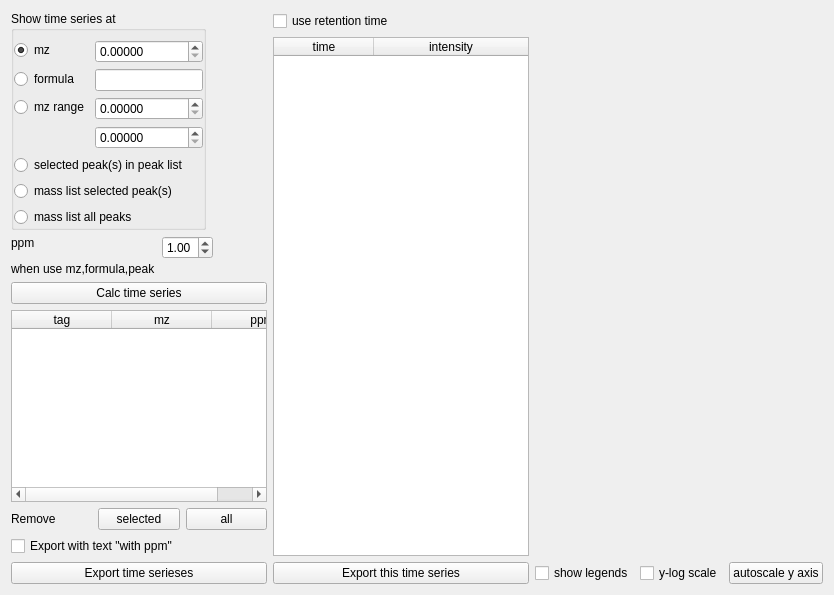
       <widget class="QWidget" name="timeSeriesTab">
        <attribute name="title">
         <string>Time series</string>
        </attribute>
        <layout class="QHBoxLayout" name="horizontalLayout_7">
         <item>
          <layout class="QVBoxLayout" name="verticalLayout_17">
           <item>
            <widget class="QGroupBox" name="groupBox_2">
             <property name="sizePolicy">
              <sizepolicy hsizetype="Maximum" vsizetype="Maximum">
               <horstretch>0</horstretch>
               <verstretch>0</verstretch>
              </sizepolicy>
             </property>
             <property name="maximumSize">
              <size>
               <width>16777215</width>
               <height>16777215</height>
              </size>
             </property>
             <property name="title">
              <string>Show time series at</string>
             </property>
             <layout class="QFormLayout" name="formLayout_2">
              <property name="leftMargin">
               <number>0</number>
              </property>
              <property name="rightMargin">
               <number>0</number>
              </property>
              <property name="bottomMargin">
               <number>0</number>
              </property>
              <item row="2" column="0">
               <widget class="QRadioButton" name="timeSeriesMzRadioButton">
                <property name="text">
                 <string>mz</string>
                </property>
                <property name="checked">
                 <bool>true</bool>
                </property>
               </widget>
              </item>
              <item row="5" column="0">
               <widget class="QRadioButton" name="timeSeriesFormulaRadioButton">
                <property name="text">
                 <string>formula</string>
                </property>
               </widget>
              </item>
              <item row="7" column="1">
               <widget class="QDoubleSpinBox" name="timeSeriesMzRangeRDoubleSpinBox">
                <property name="sizePolicy">
                 <sizepolicy hsizetype="Preferred" vsizetype="Fixed">
                  <horstretch>0</horstretch>
                  <verstretch>0</verstretch>
                 </sizepolicy>
                </property>
                <property name="decimals">
                 <number>5</number>
                </property>
                <property name="maximum">
                 <double>999.990000000000009</double>
                </property>
               </widget>
              </item>
              <item row="6" column="1">
               <widget class="QDoubleSpinBox" name="timeSeriesMzRangeLDoubleSpinBox">
                <property name="sizePolicy">
                 <sizepolicy hsizetype="Preferred" vsizetype="Fixed">
                  <horstretch>0</horstretch>
                  <verstretch>0</verstretch>
                 </sizepolicy>
                </property>
                <property name="decimals">
                 <number>5</number>
                </property>
                <property name="maximum">
                 <double>999.990000000000009</double>
                </property>
               </widget>
              </item>
              <item row="6" column="0">
               <widget class="QRadioButton" name="timeSeriesMzRangeRadioButton">
                <property name="text">
                 <string>mz range</string>
                </property>
               </widget>
              </item>
              <item row="2" column="1">
               <widget class="QDoubleSpinBox" name="timeSeriesMzDoubleSpinBox">
                <property name="sizePolicy">
                 <sizepolicy hsizetype="Preferred" vsizetype="Fixed">
                  <horstretch>0</horstretch>
                  <verstretch>0</verstretch>
                 </sizepolicy>
                </property>
                <property name="decimals">
                 <number>5</number>
                </property>
                <property name="maximum">
                 <double>999.990000000000009</double>
                </property>
               </widget>
              </item>
              <item row="5" column="1">
               <widget class="QLineEdit" name="timeSeriesFormulaLineEdit">
                <property name="sizePolicy">
                 <sizepolicy hsizetype="Preferred" vsizetype="Fixed">
                  <horstretch>0</horstretch>
                  <verstretch>0</verstretch>
                 </sizepolicy>
                </property>
               </widget>
              </item>
              <item row="9" column="0" colspan="2">
               <widget class="QRadioButton" name="timeSeriesSelectedMassListRadioButton">
                <property name="text">
                 <string>mass list selected peak(s)</string>
                </property>
                <property name="checked">
                 <bool>false</bool>
                </property>
               </widget>
              </item>
              <item row="10" column="0" colspan="2">
               <widget class="QRadioButton" name="timeSeriesMassListRadioButton">
                <property name="text">
                 <string>mass list all peaks</string>
                </property>
               </widget>
              </item>
              <item row="8" column="0" colspan="2">
               <widget class="QRadioButton" name="timeSeriesSelectedPeaksRadioButton">
                <property name="text">
                 <string>selected peak(s) in peak list</string>
                </property>
               </widget>
              </item>
             </layout>
            </widget>
           </item>
           <item>
            <layout class="QFormLayout" name="formLayout_4">
             <item row="0" column="0">
              <widget class="QLabel" name="label_22">
               <property name="text">
                <string>&lt;html&gt;&lt;head/&gt;&lt;body&gt;&lt;p&gt;ppm&lt;/p&gt;&lt;p&gt;when use mz,formula,peak&lt;/p&gt;&lt;/body&gt;&lt;/html&gt;</string>
               </property>
              </widget>
             </item>
             <item row="0" column="1">
              <widget class="QDoubleSpinBox" name="timeSeriesPpmDoubleSpinBox">
               <property name="sizePolicy">
                <sizepolicy hsizetype="Maximum" vsizetype="Fixed">
                 <horstretch>0</horstretch>
                 <verstretch>0</verstretch>
                </sizepolicy>
               </property>
               <property name="minimum">
                <double>0.010000000000000</double>
               </property>
               <property name="maximum">
                <double>9.990000000000000</double>
               </property>
               <property name="value">
                <double>1.000000000000000</double>
               </property>
              </widget>
             </item>
            </layout>
           </item>
           <item>
            <widget class="QPushButton" name="timeSeriesCalcPushButton">
             <property name="sizePolicy">
              <sizepolicy hsizetype="Preferred" vsizetype="Fixed">
               <horstretch>0</horstretch>
               <verstretch>0</verstretch>
              </sizepolicy>
             </property>
             <property name="text">
              <string>Calc time series</string>
             </property>
            </widget>
           </item>
           <item>
            <widget class="QTableWidget" name="timeSeriesesTableWidget">
             <property name="sizePolicy">
              <sizepolicy hsizetype="Preferred" vsizetype="Expanding">
               <horstretch>0</horstretch>
               <verstretch>0</verstretch>
              </sizepolicy>
             </property>
             <property name="sizeAdjustPolicy">
              <enum>QAbstractScrollArea::AdjustIgnored</enum>
             </property>
             <property name="editTriggers">
              <set>QAbstractItemView::NoEditTriggers</set>
             </property>
             <property name="horizontalScrollMode">
              <enum>QAbstractItemView::ScrollPerPixel</enum>
             </property>
             <attribute name="horizontalHeaderStretchLastSection">
              <bool>true</bool>
             </attribute>
             <column>
              <property name="text">
               <string>tag</string>
              </property>
             </column>
             <column>
              <property name="text">
               <string>mz</string>
              </property>
             </column>
             <column>
              <property name="text">
               <string>ppm</string>
              </property>
             </column>
            </widget>
           </item>
           <item>
            <layout class="QHBoxLayout" name="horizontalLayout_16">
             <item>
              <widget class="QLabel" name="label_23">
               <property name="text">
                <string>Remove</string>
               </property>
              </widget>
             </item>
             <item>
              <widget class="QPushButton" name="timeSeriesRemoveSelectedPushButton">
               <property name="text">
                <string>selected</string>
               </property>
              </widget>
             </item>
             <item>
              <widget class="QPushButton" name="timeSeriesRemoveAllPushButton">
               <property name="text">
                <string>all</string>
               </property>
              </widget>
             </item>
            </layout>
           </item>
           <item>
            <widget class="QCheckBox" name="timeSeriesesExportWithPpmCheckBox">
             <property name="text">
              <string>Export with text &quot;with ppm&quot;</string>
             </property>
            </widget>
           </item>
           <item>
            <widget class="QPushButton" name="timeSeriesesExportPushButton">
             <property name="sizePolicy">
              <sizepolicy hsizetype="Preferred" vsizetype="Fixed">
               <horstretch>0</horstretch>
               <verstretch>0</verstretch>
              </sizepolicy>
             </property>
             <property name="text">
              <string>Export time serieses</string>
             </property>
            </widget>
           </item>
          </layout>
         </item>
         <item>
          <layout class="QVBoxLayout" name="verticalLayout_15">
           <item>
            <widget class="QCheckBox" name="timeSeriesUseRetentionTimeCheckBox">
             <property name="text">
              <string>use retention time</string>
             </property>
            </widget>
           </item>
           <item>
            <widget class="QTableWidget" name="timeSeriesTableWidget">
             <property name="sizePolicy">
              <sizepolicy hsizetype="Preferred" vsizetype="Expanding">
               <horstretch>0</horstretch>
               <verstretch>0</verstretch>
              </sizepolicy>
             </property>
             <property name="minimumSize">
              <size>
               <width>200</width>
               <height>0</height>
              </size>
             </property>
             <property name="editTriggers">
              <set>QAbstractItemView::NoEditTriggers</set>
             </property>
             <property name="verticalScrollMode">
              <enum>QAbstractItemView::ScrollPerItem</enum>
             </property>
             <property name="horizontalScrollMode">
              <enum>QAbstractItemView::ScrollPerPixel</enum>
             </property>
             <attribute name="horizontalHeaderStretchLastSection">
              <bool>true</bool>
             </attribute>
             <column>
              <property name="text">
               <string>time</string>
              </property>
             </column>
             <column>
              <property name="text">
               <string>intensity</string>
              </property>
             </column>
            </widget>
           </item>
           <item>
            <widget class="QPushButton" name="timeSeriesExportPushButton">
             <property name="text">
              <string>Export this time series</string>
             </property>
            </widget>
           </item>
          </layout>
         </item>
         <item>
          <layout class="QVBoxLayout" name="verticalLayout_18">
           <item>
            <widget class="QWidget" name="timeSeriesWidget" native="true">
             <property name="sizePolicy">
              <sizepolicy hsizetype="Expanding" vsizetype="Expanding">
               <horstretch>0</horstretch>
               <verstretch>0</verstretch>
              </sizepolicy>
             </property>
            </widget>
           </item>
           <item>
            <layout class="QHBoxLayout" name="horizontalLayout_24">
             <item>
              <widget class="QCheckBox" name="timeSeriesShowLegendsCheckBox">
               <property name="sizePolicy">
                <sizepolicy hsizetype="Maximum" vsizetype="Fixed">
                 <horstretch>0</horstretch>
                 <verstretch>0</verstretch>
                </sizepolicy>
               </property>
               <property name="text">
                <string>show legends</string>
               </property>
              </widget>
             </item>
             <item>
              <widget class="QCheckBox" name="timeSeriesLogScaleCheckBox">
               <property name="sizePolicy">
                <sizepolicy hsizetype="Maximum" vsizetype="Fixed">
                 <horstretch>0</horstretch>
                 <verstretch>0</verstretch>
                </sizepolicy>
               </property>
               <property name="text">
                <string>y-log scale</string>
               </property>
              </widget>
             </item>
             <item>
              <widget class="QPushButton" name="timeSeriesRescalePushButton">
               <property name="sizePolicy">
                <sizepolicy hsizetype="Maximum" vsizetype="Fixed">
                 <horstretch>0</horstretch>
                 <verstretch>0</verstretch>
                </sizepolicy>
               </property>
               <property name="text">
                <string>autoscale y axis</string>
               </property>
              </widget>
             </item>
            </layout>
           </item>
          </layout>
         </item>
        </layout>
       </widget>
